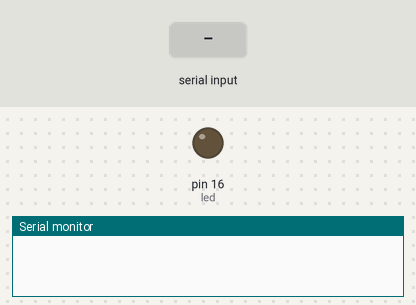
Bench run of a sketch on a simulated Arduino Uno, built with avr-gcc and run on an emulated ATmega328P. Shown: output pins drawn as LEDs (lit = HIGH), the last lines printed to the serial monitor. Inputs (shaded band) come from the test bench.

Above: at 1.2 s.
1.3 s: "H" received over Serial
At 1.7 s:
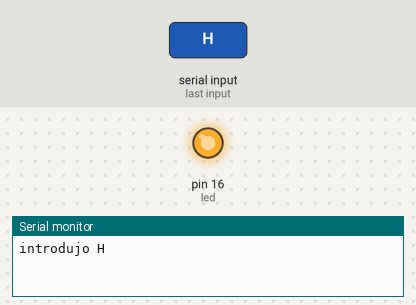
2.8 s: "L" received over Serial
At 4.0 s:
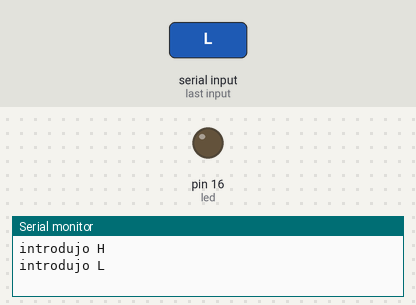
Timing chart, 0 to 5.8 s (numbered marks = the images above; inputs shaded):
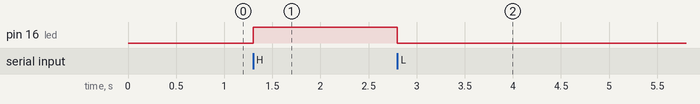

The sketch:

prueba_Serial.ino
```cpp
int LDRPin = 0;
int valor;


int led = 16;

void setup () {
      Serial.begin(9600);
      pinMode( led, OUTPUT );
}

void loop () {
      if(Serial.available()) {
            char c = Serial.read();
            if (c=='H') {
                  digitalWrite( led, HIGH);
                  Serial.println("introdujo H");

            } else if (c=='L') {
                  digitalWrite( led, LOW);
                  Serial.println("introdujo L");
            }
      }
}
```

Measured:
- after the input at 1.3 s, pin 16 (led): LOW → HIGH at once
- after the input at 2.8 s, pin 16 (led): HIGH → LOW at once
